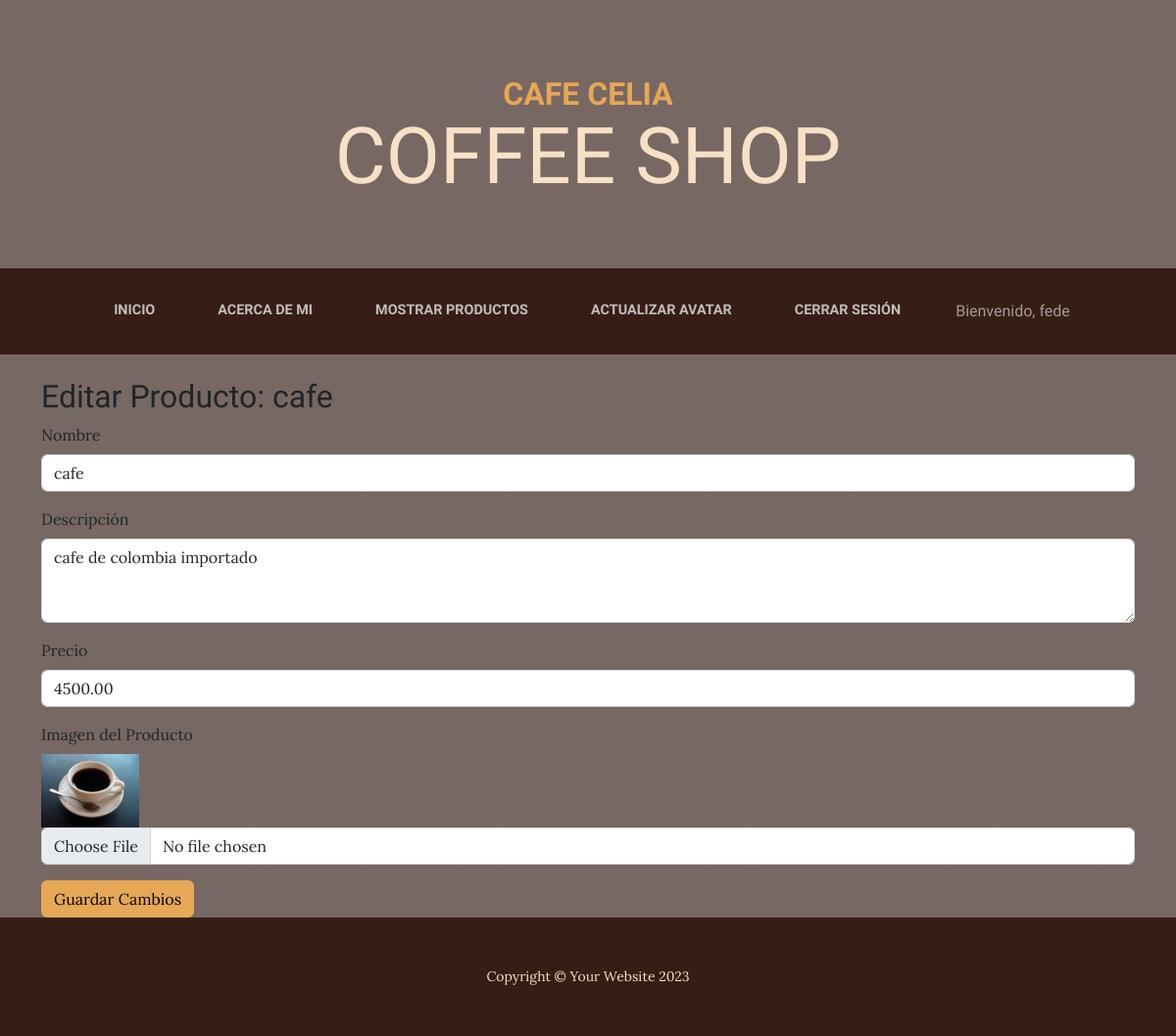
Page /productos/editar/7/ (signed in) on the committed database.
### app/models.py (models this page shows, shortened)
class Producto(models.Model):
    nombre = models.CharField(max_length=100)
    descripcion = models.TextField()
    precio = models.DecimalField(max_digits=10, decimal_places=2)
    imagen = models.ImageField(upload_to='productos/')

### app/views.py (the view)
# urls.py: path('productos/editar/<int:producto_id>/', views.editar_producto, name='editar_producto'),
@login_required
def editar_producto(request, producto_id):
    producto = get_object_or_404(Producto, id=producto_id)
    if request.method == 'POST':
        form = ProductoForm(request.POST, request.FILES, instance=producto)
        if form.is_valid():
            form.save()  # Guarda los cambios en el producto
            return redirect('mostrar_producto')  # Redirige a la página de productos
    else:
        form = ProductoForm(instance=producto)  # Carga el formulario con los datos del producto
    return render(request, 'app/editar_producto.html', {'form': form, 'producto': producto})

### app/forms.py
class ProductoForm(forms.ModelForm):
    class Meta:
        model = Producto
        fields = ['nombre', 'descripcion', 'precio', 'imagen']
        widgets = {
            'nombre': forms.TextInput(attrs={'class': 'form-control', 'placeholder': 'Nombre del producto'}),
            'descripcion': forms.Textarea(attrs={'class': 'form-control', 'placeholder': 'Descripción'}),
            'precio': forms.NumberInput(attrs={'class': 'form-control', 'placeholder': 'Precio'}),
            'imagen': forms.ClearableFileInput(attrs={'class': 'form-control'}),
        }

### app/templates/app/editar_producto.html (shortened to what this page needs)
{% extends "app/base.html" %}
{% block main %}
    <h2>Editar Producto: {{ producto.nombre }}</h2>
    <form method="POST" enctype="multipart/form-data">
        <div class="mb-3">
            <label for="nombre" class="form-label">Nombre</label>
            <input type="text" class="form-control" id="nombre" name="nombre" value="{{ producto.nombre }}" required>
        </div>
        <div class="mb-3">
            <label for="descripcion" class="form-label">Descripción</label>
            <textarea class="form-control" id="descripcion" name="descripcion" rows="3" required>{{ producto.descripcion }}</textarea>
        </div>
        <div class="mb-3">
            <label for="precio" class="form-label">Precio</label>
            <input type="number" class="form-control" id="precio" name="precio" value="{{ producto.precio }}" step="0.01" required>
        </div>
        <div class="mb-3">
            <label for="imagen" class="form-label">Imagen del Producto</label>
            {% if producto.imagen %}
                <div>
                    <img src="{{ producto.imagen.url }}" alt="{{ producto.nombre }}" style="max-width: 100px;">
                </div>
            {% endif %}
            <input type="file" class="form-control" id="imagen" name="imagen">
        </div>
        <button type="submit" class="btn btn-primary">Guardar Cambios</button>
    </form>
{% endblock %}

### app/templates/app/base.html (shortened to what this page needs)
<!DOCTYPE html>
{% load static %}
<html lang="en">
    <head>
        <link href="{% static 'app/css/styles.css' %}" rel="stylesheet" />
    </head>
    <body>
        <header>
            <h1 class="site-heading text-center text-faded d-none d-lg-block">
                <span class="site-heading-upper text-primary mb-3">Cafe Celia</span>
                <span class="site-heading-lower">Coffee shop</span>
            </h1>
        </header>
        <nav class="navbar navbar-expand-lg navbar-dark py-lg-4" id="mainNav">
            <div class="container">
                <div class="collapse navbar-collapse" id="navbarSupportedContent">
                    <ul class="navbar-nav mx-auto">
                        <li class="nav-item px-lg-4"><a class="nav-link text-uppercase" href="{% url 'inicio' %}">inicio</a></li>
                        <li class="nav-item px-lg-4"><a class="nav-link text-uppercase" href="{% url 'acerca' %}">Acerca de mi</a></li>
                        <li class="nav-item px-lg-4"><a class="nav-link text-uppercase" href="{% url 'productos' %}">Mostrar Productos</a></li>
                        {% if user.is_authenticated %}
                    <li class="nav-item px-lg-4"><a class="nav-link text-uppercase" href="{% url 'actualizar_avatar' %}">Actualizar Avatar</a></li>
                    <li class="nav-item px-lg-4"><a class="nav-link text-uppercase" href="{% url 'logout' %}">Cerrar sesión</a></li>
                    <li class="nav-item px-lg-4 nav-link">Bienvenido, {{ user.username }}</li>
                {% else %}
                    <li class="nav-item px-lg-4"><a class="nav-link text-uppercase" href="{% url 'login' %}">Iniciar sesión</a></li>
                    <li class="nav-item px-lg-4"><a class="nav-link text-uppercase" href="{% url 'register' %}">Registrarse</a></li>
                {% endif %}
                    </ul>
                </div>
            </div>
        </nav>
        <div class="container mt-4">
            {% block main %}
            {% endblock %}
        </div>
        <footer class="footer text-faded text-center py-5">
            <div class="container"><p class="m-0 small">Copyright &copy; Your Website 2023</p></div>
        </footer>
    </body>
</html>

### rows in the picture
Producto: nombre "cafe", descripcion "cafe de colombia importado", precio "4500.00", imagen (picture)

### other values in the picture
{{ user.username }} "fede"
